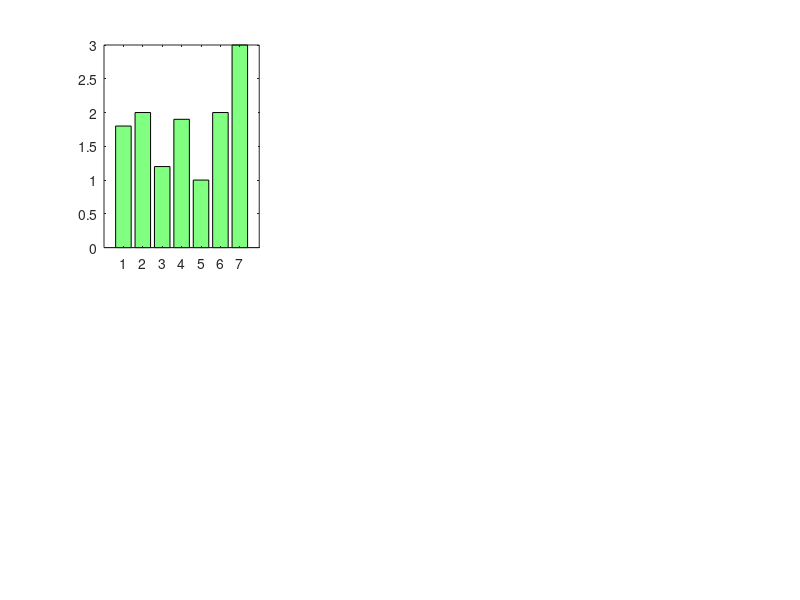

Write the MATLAB code that produced this figure. (Note: this script raises an error after producing the figure.)
function demo_sigstar
% demo function for sigstar
%
% function demo_sigstar
%
% No input or output arguments.
%
%
% 


rows=2;
cols=3;

clf




subplot(rows,cols,1)
H=bar([1.8,2,1.2,1.9,1,2,3]);
set(H,'FaceColor',[0.5,1,0.5])
groups={[4,7],[2,3],[6,5]};
H=sigstar(groups,[0.001,0.05,0.04]);
title('evil bar plot that hides data')

subplot(rows,cols,2)
H=bar([10,7,6,5]);
set(gca,'XTickLabel',{'X','a','b','c'})
set(H,'FaceColor',[0.5,1,0.5])
groups={{'X','c'},...
 		{1,'b'},... %note you can mix and match notions
		{'X','a'}};


H=sigstar(groups,[0.0001,0.005,0.04]);
set(H,'Color','b')
%Extend the last arms down:
Y=get(H(1,1),'YData'); Y(4)=7.5; set(H(1,1),'YData',Y);
Y=get(H(2,1),'YData'); Y(4)=6.5; set(H(2,1),'YData',Y);
Y=get(H(3,1),'YData'); Y(4)=5.5; set(H(3,1),'YData',Y);
ylim([0,13])
title('evil bar plot that hides data')



subplot(rows,cols,3)
%A box plot
d=randn([20,3]);
d(:,2)=d(:,2)+2;
boxplot(d)
ylim([-3,6])
H=sigstar({[1,2],[2,3]},[]);
title('box plots are better than bar plots')


subplot(rows,cols,4)
%A line plot
x=1:12;
y=randn(size(x));
y(5)=y(5)-5;
y(6)=y(6)+5;

plot(x,y,'o-r','MarkerFaceColor',[1,0.5,0.5])
sigstar({[5,6]},[0.05]);
xlim([1,12])



subplot(rows,cols,5)
%Grouped bar chart
y = [2 2 3; 2 5 6; 2 8 9; 6 13 15];
bar(y)
sigstar({[1,4],[2,4],[3,4]},[0.05,0.05,0.05]);
xlim([0.5,4.5])



if exist('notBoxPlot')
	subplot(rows,cols,6)
	R=randn(15,3);
	R(:,2)=	R(:,2)+2;
	notBoxPlot(R)
	sigstar({[1,2],[3,2]},[0.05,0.05]);	
	title('notBoxPlots are even better')
	box on
end


